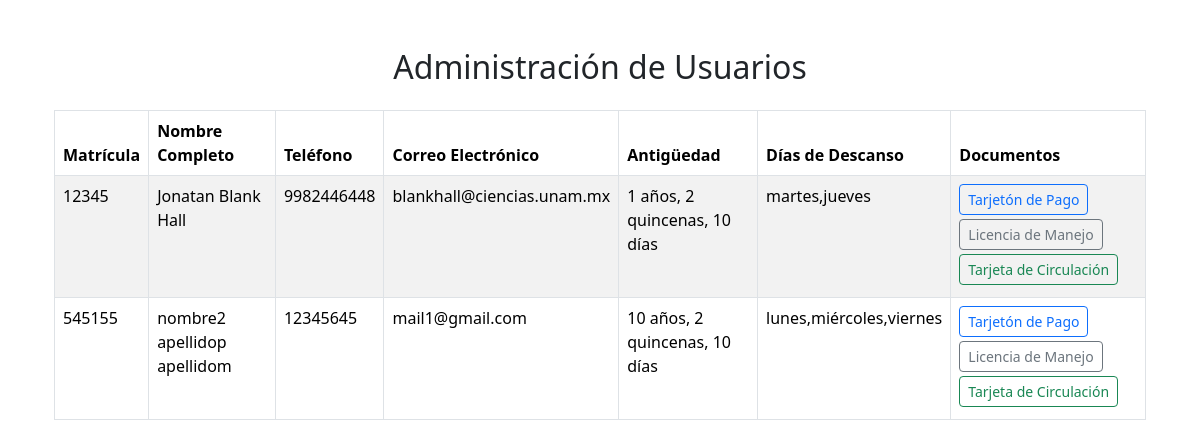
Screenshot of /admin/users (signed in) with the database file from the repository.
### app/models/main.py (models this page shows)
class User(db.Model):
    __tablename__ = 'users'
    matricula = db.Column(db.Integer, primary_key=True)
    nombres = db.Column(db.String(150), nullable=False)
    apellido_paterno = db.Column(db.String(150), nullable=False)
    apellido_materno = db.Column(db.String(150), nullable=True)
    telefono = db.Column(db.String(15), nullable=False)
    correo_electronico = db.Column(db.String(150), nullable=False, unique=True)
    antiguedad_anos = db.Column(db.Integer, nullable=False)
    antiguedad_quincenas = db.Column(db.Integer, nullable=False)
    antiguedad_dias = db.Column(db.Integer, nullable=False)
    dias_descanso = db.Column(db.String(200), nullable=True)
    placas = db.Column(db.String(10), nullable=False)
    marca_vehiculo = db.Column(db.String(100), nullable=False)
    modelo_vehiculo = db.Column(db.String(100), nullable=False)
    tarjeton_pago = db.Column(db.String(200), nullable=False)
    licencia_manejo = db.Column(db.String(200), nullable=False)
    tarjeta_circulacion = db.Column(db.String(200), nullable=False)

### app/admin/admin.py (the view)
@admin.route('/users')
@login_required
def view_users():
    users = User.query.all()
    return render_template('users.html', users=users)

### app/__init__.py (called while the page is built)
def create_app():
    app.config.from_object(Config)
    db.init_app(app)
    migrate.init_app(app, db)
    login_manager.init_app(app)
    login_manager.login_view = 'admin.login'
    @login_manager.user_loader
    def load_user(user_id):
        return Admin.query.get(int(user_id))
    with app.app_context():
        admin = Admin.query.filter_by(username='admin').first()
        if not admin:
            admin = Admin(username='admin')
            admin.set_password('secret')
            db.session.add(admin)
            db.session.commit()
        print("Initial admin user created")
    from app.main.main import main
    app.register_blueprint(main)
    from app.admin.admin import admin
    app.register_blueprint(admin, url_prefix='/admin')
    return app

### app/admin/templates/users.html (shortened to what this page needs)
{% extends 'base.html' %}
{% block content %}
<div class="container mt-5">
    <h2 class="mb-4 text-center">Administración de Usuarios</h2>
    <div class="table-responsive">
        <table class="table table-striped table-bordered">
            <thead class="thead-dark">
                <tr>
                    <th>Matrícula</th>
                    <th>Nombre Completo</th>
                    <th>Teléfono</th>
                    <th>Correo Electrónico</th>
                    <th>Antigüedad</th>
                    <th>Días de Descanso</th>
                    <th>Documentos</th>
                </tr>
            </thead>
            <tbody>
                {% for user in users %}
                <tr>
                    <td>{{ user.matricula }}</td>
                    <td>{{ user.nombres }} {{ user.apellido_paterno }} {{ user.apellido_materno }}</td>
                    <td>{{ user.telefono }}</td>
                    <td>{{ user.correo_electronico }}</td>
                    <td>{{ user.antiguedad_anos }} años, {{ user.antiguedad_quincenas }} quincenas, {{ user.antiguedad_dias }} días</td>
                    <td>{{ user.dias_descanso }}</td>
                    <td>
                        <a href="{{ url_for('admin.download_file', filename=user.tarjeton_pago) }}" class="btn btn-sm btn-outline-primary mb-1">Tarjetón de Pago</a>
                        <a href="{{ url_for('admin.download_file', filename=user.licencia_manejo) }}" class="btn btn-sm btn-outline-secondary mb-1">Licencia de Manejo</a>
                        <a href="{{ url_for('admin.download_file', filename=user.tarjeta_circulacion) }}" class="btn btn-sm btn-outline-success mb-1">Tarjeta de Circulación</a>
                    </td>
                </tr>
                {% endfor %}
            </tbody>
        </table>
    </div>
</div>
{% endblock %}

### app/templates/base.html (shortened to what this page needs)
<!DOCTYPE html>
<html lang="en">
<head>
    <link href="https://cdn.jsdelivr.net/npm/bootstrap@5.3.3/dist/css/bootstrap.min.css" rel="stylesheet">
    <link rel="stylesheet" href="https://cdnjs.cloudflare.com/ajax/libs/font-awesome/5.15.4/css/all.min.css">
    <link rel="stylesheet" href="{{ url_for('static', filename='css/style.css') }}">
</head>
<body>
    <div class="container">
        {%block content%}{%endblock%}
    </div>
</body>
</html>

### rows the page displays
User: matricula "12345", nombres "Jonatan", apellido_paterno "Blank", apellido_materno "Hall", telefono "9982446448", correo_electronico "blankhall@ciencias.unam.mx", antiguedad_anos "1", antiguedad_quincenas "2", antiguedad_dias "10", dias_descanso "martes,jueves"
User: matricula "545155", nombres "nombre2", apellido_paterno "apellidop", apellido_materno "apellidom", telefono "12345645", correo_electronico "mail1@gmail.com", antiguedad_anos "10", antiguedad_quincenas "2", antiguedad_dias "10", dias_descanso "lunes,miércoles,viernes"
